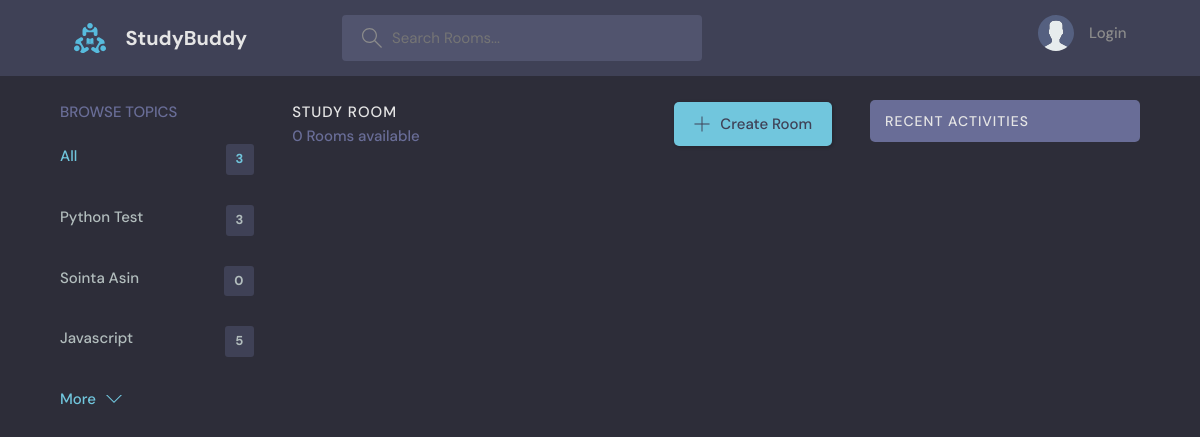
Page /?q=Marion on the earlier database version.
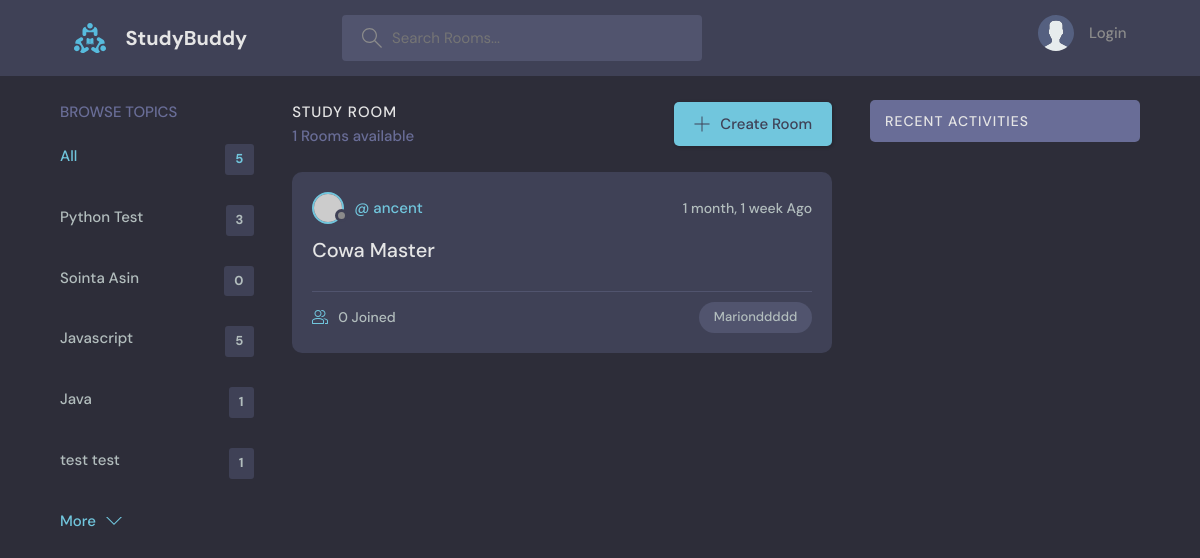
Same page on the later database version.
### base/models.py (models this page shows, shortened)
class Topic(models.Model):
    name = models.CharField(max_length=200)

class Room(models.Model):
    host = models.ForeignKey(User, on_delete=models.SET_NULL, null=True)
    topic = models.ForeignKey(Topic, on_delete=models.SET_NULL, null=True)
    name = models.CharField('Name', max_length=200)
    description = models.TextField(null=True, blank=True)
    participants = models.ManyToManyField(User, related_name='participants', blank=True)
    updated_at = models.DateTimeField(auto_now=True)
    created_at = models.DateTimeField(auto_now_add=True)
    class Meta:
        ordering = ['-updated_at', '-created_at']

### base/views.py (the view)
# urls.py: path('', views.home, name="home"),
def home(request):
    q = request.GET.get('q') if request.GET.get('q') != None else ''
    rooms = Room.objects.filter(
        Q(topic__name__icontains=q) |
        Q(name__icontains=q) |
        Q(description__icontains=q)
        )
    topics = Topic.objects.all()[0:5]
    room_count = rooms.count()
    room_messages = Message.objects.filter(Q(room__topic__name__icontains=q))
    context = {'rooms': rooms, 'topics': topics, 'room_count': room_count, 'room_messages' : room_messages}
    return render(request, 'base/home.html', context)

### base/templates/base/home.html (shortened to what this page needs)
{% extends 'main.html' %}
  {% block content %}
  <main class="layout layout--3">
    <div class="container">
      {% include 'base/topics_component.html' %}
      <div class="roomList">
        <div class="roomList__header">
          <div>
            <h2>Study Room</h2>
            <p>{{room_count}} Rooms available</p>
          </div>
          <a class="btn btn--main" href="{% url 'create-room' %}">
            <svg version="1.1" xmlns="http://www.w3.org/2000/svg" width="32" height="32" viewBox="0 0 32 32">
              <title>add</title>
              <path
                d="M16.943 0.943h-1.885v14.115h-14.115v1.885h14.115v14.115h1.885v-14.115h14.115v-1.885h-14.115v-14.115z"
              ></path>
            </svg>
            Create Room
          </a>
        </div>
        {% include 'base/feed_component.html' %}
      </div>
      <div class="activities">
        <div class="activities__header">
          <h2>Recent Activities</h2>
        </div>
      </div>
    </div>
  </main>
  {% endblock content %}

### base/templates/base/topics_component.html
  <div class="topics">
    <div class="topics__header">
      <h2>Browse Topics</h2>
    </div>
    <ul class="topics__list">
      <li>
        <a href="{% url 'home' %}" class="active">All <span>{{topics.count}}</span></a>
      </li>
      {% for topic in topics %}
      <li>
        <a href="{% url 'home' %}?q={{topic.name}}">{{topic.name}} <span>{{topic.room_set.all.count}}</span></a>
      </li>
      {% endfor %}
    </ul>
    <a class="btn btn--link" href="{% url 'topics' %}">
      More
      <svg version="1.1" xmlns="http://www.w3.org/2000/svg" width="32" height="32" viewBox="0 0 32 32">
        <title>chevron-down</title>
        <path d="M16 21l-13-13h-3l16 16 16-16h-3l-13 13z"></path>
      </svg>
    </a>
</div>

### base/templates/base/feed_component.html (shortened to what this page needs)
{% for room in rooms %}
<div class="roomListRoom">
    <div class="roomListRoom__header">
      <a href="{% url 'user-profile' room.host.id %}" class="roomListRoom__author">
        <div class="avatar avatar--small">
          <img src="https://randomuser.me/api/portraits/women/11.jpg" />
        </div>
        <span>@ {{ room.host.username }}</span>
      </a>
      <div class="roomListRoom__actions">
        <span>{{room.created_at|timesince}} Ago</span>
      </div>
    </div>
    <div class="roomListRoom__content">
      <a href="{% url 'room' room.id %}">{{room.name}}</a>
    </div>
    <div class="roomListRoom__meta">
      <a href="{% url 'room' room.id %}" class="roomListRoom__joined">
        {{room.participants.all.count}} Joined
      </a>
      <p class="roomListRoom__topic">{{room.topic.name}}</p>
    </div>
</div>
{% endfor %}

Differences in the rows shown:
added Topic: name "Java", room_set.all.count "1"
added Topic: name "test test", room_set.all.count "1"
added Room: host.username "ancent", created_at "1 month, 1 week", name "Cowa Master", participants.all.count "0", topic.name "Marionddddd"
Other differences:
{{ topics.count }}: "3" → "5"
{{ room_count }}: "0" → "1"
